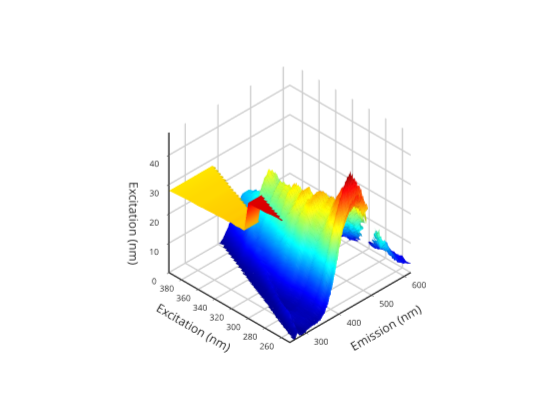

The notebook cell saved with this chart:
### Code cell
% this version can be rotated and zoomed.  and exported.
% you can also use this to "pick" values from the surface if you need to calculate any
% fluorescence indices

graphics_toolkit ("plotly"); 
makesurfaceplot(F,em,ex)

### Figure 1 — Plotly figure (JSON) as saved in the notebook; plotly's stock layout.template omitted (floating-point values rounded to 4 significant figures; data arrays with more than 128 entries replaced by an {"elided": "..."} marker saying what was removed)
{"data": [{"autocolorscale": "false", "cauto": "false", "cmax": 43.28, "cmin": 0, "colorscale": [[0, "rgb(0,0,143)"], [0.01587, "rgb(0,0,159)"], [0.03175, "rgb(0,0,175)"], [0.04762, "rgb(0,0,191)"], [0.06349, "rgb(0,0,207)"], [0.07937, "rgb(0,0,223)"], [0.09524, "rgb(0,0,239)"], [0.1111, "rgb(0,0,255)"], [0.127, "rgb(0,15,255)"], [0.1429, "rgb(0,31,255)"], [0.1587, "rgb(0,47,255)"], [0.1746, "rgb(0,63,255)"], [0.1905, "rgb(0,79,255)"], [0.2063, "rgb(0,95,255)"], [0.2222, "rgb(0,111,255)"], [0.2381, "rgb(0,127,255)"], [0.254, "rgb(0,143,255)"], [0.2698, "rgb(0,159,255)"], [0.2857, "rgb(0,175,255)"], [0.3016, "rgb(0,191,255)"], [0.3175, "rgb(0,207,255)"], [0.3333, "rgb(0,223,255)"], [0.3492, "rgb(0,239,255)"], [0.3651, "rgb(0,255,255)"], [0.381, "rgb(15,255,239)"], [0.3968, "rgb(31,255,223)"], [0.4127, "rgb(47,255,207)"], [0.4286, "rgb(63,255,191)"], [0.4444, "rgb(79,255,175)"], [0.4603, "rgb(95,255,159)"], [0.4762, "rgb(111,255,143)"], [0.4921, "rgb(127,255,127)"], [0.5079, "rgb(143,255,111)"], [0.5238, "rgb(159,255,95)"], [0.5397, "rgb(175,255,79)"], [0.5556, "rgb(191,255,63)"], [0.5714, "rgb(207,255,47)"], [0.5873, "rgb(223,255,31)"], [0.6032, "rgb(239,255,15)"], [0.619, "rgb(255,255,0)"], [0.6349, "rgb(255,239,0)"], [0.6508, "rgb(255,223,0)"], [0.6667, "rgb(255,207,0)"], [0.6825, "rgb(255,191,0)"], [0.6984, "rgb(255,175,0)"], [0.7143, "rgb(255,159,0)"], [0.7302, "rgb(255,143,0)"], [0.746, "rgb(255,127,0)"], [0.7619, "rgb(255,111,0)"], [0.7778, "rgb(255,95,0)"], [0.7937, "rgb(255,79,0)"], [0.8095, "rgb(255,63,0)"], [0.8254, "rgb(255,47,0)"], [0.8413, "rgb(255,31,0)"], [0.8571, "rgb(255,15,0)"], [0.873, "rgb(255,0,0)"], [0.8889, "rgb(239,0,0)"], [0.9048, "rgb(223,0,0)"], [0.9206, "rgb(207,0,0)"], [0.9365, "rgb(191,0,0)"], [0.9524, "rgb(175,0,0)"], [0.9683, "rgb(159,0,0)"], [0.9841, "rgb(143,0,0)"], [1, "rgb(127,0,0)"]], "contours": {"x": {"highlight": true, "highlightcolor": "rgb(0, 0, 0)", "highlightwidth": 1, "show": false}, "y": {"highlight": true, "highlightcolor": "rgb(0, 0, 0)", "highlightwidth": 1, "show": false}, "z": {"highlight": true, "highlightcolor": "rgb(0, 0, 0)", "highlightwidth": 1, "show": false}}, "name": "", "scene": "scene", "showlegend": false, "showscale": false, "surfacecolor": {"elided": "30x371 float values"}, "type": "surface", "visibility": true, "x": {"elided": "371 float values"}, "y": [250, 255, 260, 265.1, 270, 275, 280, 285.1, 290, 295, 300, 305.1, 310, 315, 320, 325.1, 330, 335.1, 340, 345.1, 350, 355.1, 360, 365.1, 370, 375.1, 380, 385, 390, 395.1], "z": {"elided": "30x371 float values"}}], "layout": {"height": 420, "hovermode": "closest", "margin": {"b": 0, "l": 0, "r": 0, "t": 0}, "plot_bgcolor": "rgba(0, 0, 0, 0)", "scene": {"aspectmode": "manual", "aspectratio": {"x": 1, "y": 1, "z": 1}, "camera": {"center": {"x": 0, "y": 0, "z": 0}, "eye": {"x": 1.25, "y": 1.25, "z": 1.25}, "projection": {"type": "orthographic"}, "up": {"x": 0, "y": 0, "z": 1}}, "domain": {"x": [0.13, 0.905], "y": [0.11, 0.925]}, "xaxis": {"autorange": false, "exponentformat": "none", "gridcolor": "", "gridwidth": 3, "linecolor": "rgb(38,38,38)", "linewidth": 3, "mirror": false, "range": [620, 250], "showgrid": true, "showline": true, "side": "bottom", "spikedash": "solid", "spikemode": "across", "spikesides": false, "spikethickness": 1, "tickangle": 0, "tickcolor": "rgb(38,38,38)", "tickfont": {"color": "rgb(38,38,38)", "size": 10}, "ticklen": 3, "ticks": "outside", "ticktext": ["300", "400", "500", "600"], "tickvals": [300, 400, 500, 600], "title": {"font": {"color": "rgb(38,38,38)", "size": 12}, "text": "Emission (nm)"}, "type": "linear", "visible": true, "zeroline": false}, "yaxis": {"autorange": false, "exponentformat": "none", "gridcolor": "", "gridwidth": 3, "linecolor": "rgb(38,38,38)", "linewidth": 3, "mirror": false, "range": [395.1, 250], "showgrid": true, "showline": true, "side": "left", "spikedash": "solid", "spikemode": "across", "spikesides": false, "spikethickness": 1, "tickangle": 0, "tickcolor": "rgb(38,38,38)", "tickfont": {"color": "rgb(38,38,38)", "size": 10}, "ticklen": 3, "ticks": "outside", "ticktext": ["260", "280", "300", "320", "340", "360", "380"], "tickvals": [260, 280, 300, 320, 340, 360, 380], "title": {"font": {"color": "rgb(38,38,38)", "size": 12}, "text": "Excitation (nm)"}, "type": "linear", "visible": true, "zeroline": false}, "zaxis": {"autorange": false, "exponentformat": "none", "gridcolor": "", "gridwidth": 3, "linecolor": "rgb(38,38,38)", "linewidth": 3, "mirror": false, "range": [0, 47.61], "showgrid": true, "showline": true, "side": "none", "spikedash": "solid", "spikemode": "across", "spikesides": false, "spikethickness": 1, "tickangle": 0, "tickcolor": "rgb(38,38,38)", "tickfont": {"color": "rgb(38,38,38)", "size": 10}, "ticklen": 3, "ticks": "outside", "ticktext": ["0", "10", "20", "30", "40"], "tickvals": [0, 10, 20, 30, 40], "title": {"font": {"color": "rgb(38,38,38)", "size": 12}, "text": "Excitation (nm)"}, "type": "linear", "visible": true, "zeroline": false}}, "showlegend": false, "width": 560}}
